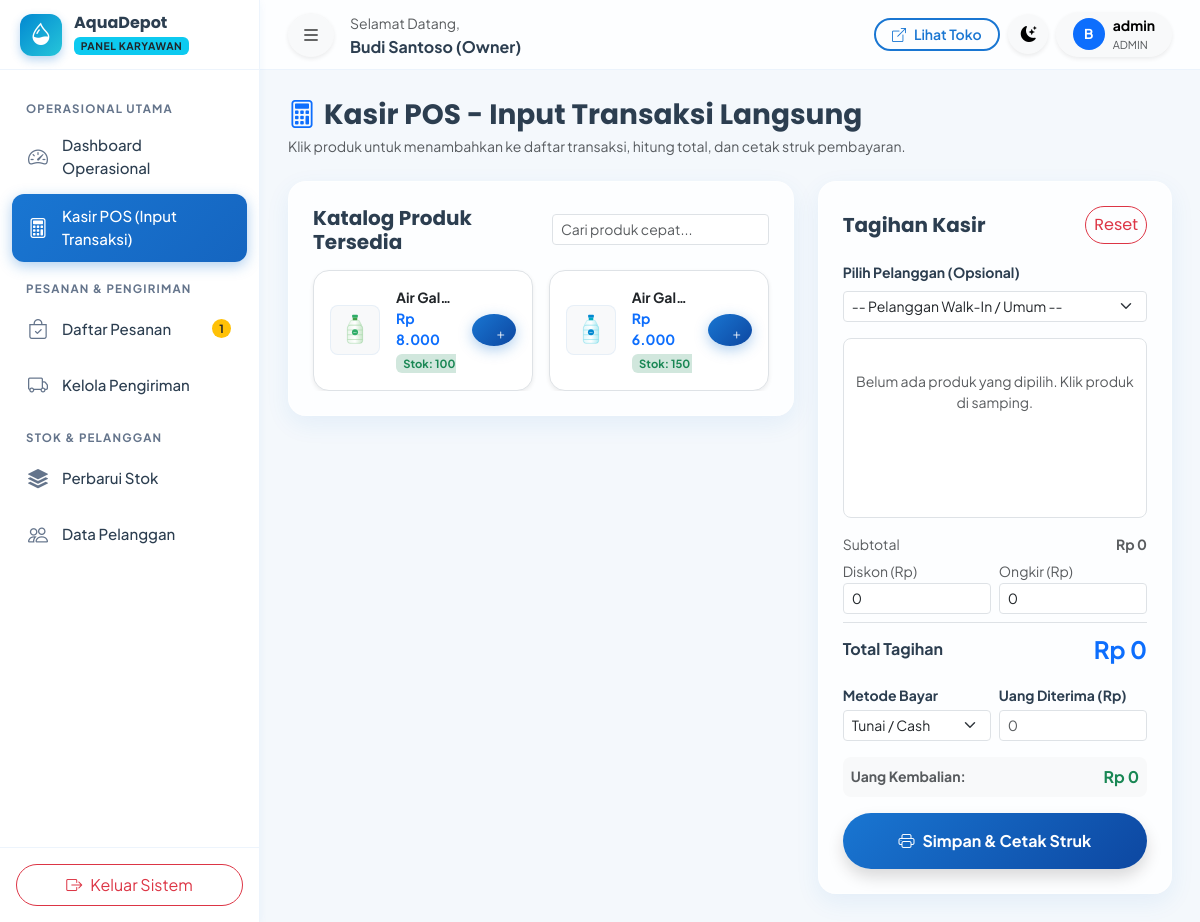
Screenshot of /karyawan/kasir.php (signed in) with the database file from the repository.
### tables this page shows
CREATE TABLE `pengaturan` (
  `id` INT AUTO_INCREMENT PRIMARY KEY,
  `nama_depot` VARCHAR(100) NOT NULL DEFAULT 'AquaDepot',
  `slogan` VARCHAR(255) DEFAULT 'Air Minum Bersih, Sehat, dan Higienis untuk Keluarga Anda',
  `alamat` TEXT NOT NULL,
  `no_telepon` VARCHAR(20) DEFAULT '081234567890',
  `no_whatsapp` VARCHAR(20) DEFAULT '6281234567890',
  `email` VARCHAR(100) DEFAULT 'info@aquadepot.id',
  `jam_operasional` VARCHAR(100) DEFAULT 'Senin - Minggu: 07.00 - 20.00 WIB',
  `ongkos_kirim_default` DECIMAL(12,2) DEFAULT 3000.00,
  `rekening_bank` TEXT DEFAULT 'Bank BCA: 123-456-7890 a.n. AquaDepot\nBank Mandiri: 987-654-3210 a.n. AquaDepot',
  `maps_embed` TEXT DEFAULT '<iframe src=\"https://maps.google.com/maps?q=Jl.+Ki+Penjawi+12-10,+Sidorejo+Lor,+Kec.+Sidorejo,+Kota+Salatiga,+Jawa+Tengah+50714&t=&z=15&ie=UTF8&iwloc=&output=embed\" width=\"100%\" height=\"350\" style=\"border:0;\" allowfullscreen=\"\" loading=\"lazy\"></iframe>',
  `logo` VARCHAR(255) DEFAULT 'logo.png',
  `updated_at` DATETIME DEFAULT CURRENT_TIMESTAMP ON UPDATE CURRENT_TIMESTAMP
);

CREATE TABLE `produk` (
  `id` INT AUTO_INCREMENT PRIMARY KEY,
  `kategori_id` INT NOT NULL,
  `kode_produk` VARCHAR(30) NOT NULL UNIQUE,
  `nama_produk` VARCHAR(150) NOT NULL,
  `deskripsi` TEXT NULL,
  `harga_modal` DECIMAL(12,2) NOT NULL DEFAULT 0.00,
  `harga_jual` DECIMAL(12,2) NOT NULL,
  `satuan` VARCHAR(20) NOT NULL DEFAULT 'Galon (19L)',
  `gambar` VARCHAR(255) DEFAULT 'default_product.png',
  `is_featured` TINYINT(1) NOT NULL DEFAULT 1,
  `status` ENUM('tersedia', 'habis', 'nonaktif') NOT NULL DEFAULT 'tersedia',
  `created_at` DATETIME DEFAULT CURRENT_TIMESTAMP,
  `updated_at` DATETIME DEFAULT CURRENT_TIMESTAMP ON UPDATE CURRENT_TIMESTAMP,
  CONSTRAINT `fk_produk_kategori` FOREIGN KEY (`kategori_id`) REFERENCES `kategori` (`id`) ON UPDATE CASCADE
);

CREATE TABLE `stok` (
  `id` INT AUTO_INCREMENT PRIMARY KEY,
  `produk_id` INT NOT NULL UNIQUE,
  `stok_tersedia` INT NOT NULL DEFAULT 0,
  `stok_minimum` INT NOT NULL DEFAULT 10,
  `updated_at` DATETIME DEFAULT CURRENT_TIMESTAMP ON UPDATE CURRENT_TIMESTAMP,
  CONSTRAINT `fk_stok_produk` FOREIGN KEY (`produk_id`) REFERENCES `produk` (`id`) ON DELETE CASCADE ON UPDATE CASCADE
);

### config/config.php (called while the page is built, shortened)
<?php
function base_url($path = '') {
    $path = ltrim($path, '/');
    return BASE_URL . ($path ? '/' . $path : '');
}
function url($path = '') {
    return base_url($path);
}
function asset($path = '') {
    return base_url('assets/' . ltrim($path, '/'));
}
function product_image($imageName) {
    if (!empty($imageName)) {
        $uploadPath = __DIR__ . '/../assets/uploads/products/' . $imageName;
        $svgName = pathinfo($imageName, PATHINFO_FILENAME) . '.svg';
        $imagePath = __DIR__ . '/../assets/images/' . $svgName;
        if (file_exists($imagePath)) {
            return asset('images/' . $svgName);
        }
    }
    return asset('images/default_product.svg');
}
function format_rupiah($angka) {
    return 'Rp ' . number_format((float)$angka, 0, ',', '.');
}
function get_pengaturan() {
    static $settings = null;
    if ($settings === null) {
        try {
            $db = Database::getConnection();
            $stmt = $db->query("SELECT * FROM pengaturan LIMIT 1");
            $settings = $stmt->fetch();
        } catch (Exception $e) {
            $settings = [
                'nama_depot' => 'AquaDepot',
                'slogan' => 'Air Bersih & Higienis',
                'alamat' => 'Jl. Ki Penjawi 12-10, Sidorejo Lor, Kec. Sidorejo, Kota Salatiga, Jawa Tengah 50714',
                'no_telepon' => '081234567890',
                'no_whatsapp' => '6281234567890',
                'email' => 'info@aquadepot.id',
                'jam_operasional' => '07.00 - 20.00 WIB',
                'ongkos_kirim_default' => 3000,
                'rekening_bank' => 'BCA: 123-456-7890 a/n AquaDepot'
            ];
        }
    }
    return $settings;
}

### karyawan/kasir.php (the view, shortened to what this page needs)
<?php
require_once __DIR__ . '/../config/config.php';
$db = Database::getConnection();
$products = $db->query("
    SELECT p.*, s.stok_tersedia, k.nama_kategori
    FROM produk p
    JOIN kategori k ON p.kategori_id = k.id
    JOIN stok s ON p.id = s.produk_id
    WHERE p.status = 'tersedia' AND s.stok_tersedia > 0
    ORDER BY p.is_featured DESC, p.nama_produk ASC
")->fetchAll();
?>
<!DOCTYPE html>
<html lang="id" data-bs-theme="light">
<head>
    <link href="https://cdn.jsdelivr.net/npm/bootstrap@5.3.3/dist/css/bootstrap.min.css" rel="stylesheet">
    <link rel="stylesheet" href="https://cdn.jsdelivr.net/npm/bootstrap-icons@1.11.3/font/bootstrap-icons.min.css">
    <link rel="stylesheet" href="https://cdn.jsdelivr.net/npm/sweetalert2@11/dist/sweetalert2.min.css">
    <link rel="stylesheet" href="<?= asset('css/style.css') ?>">
</head>
<body data-base-url="<?= base_url() ?>">
<div class="app-wrapper">
    <?php require_once __DIR__ . '/../includes/sidebar_karyawan.php'; ?>
    <div class="app-main">
        <?php require_once __DIR__ . '/../includes/topbar.php'; ?>
        <div class="app-content">
            <div class="d-flex flex-wrap justify-content-between align-items-center gap-3 mb-4">
                <div>
                    <h3 class="fw-bold mb-1"><i class="bi bi-calculator me-2 text-primary"></i>Kasir POS - Input Transaksi Langsung</h3>
                    <p class="text-muted small mb-0">Klik produk untuk menambahkan ke daftar transaksi, hitung total, dan cetak struk pembayaran.</p>
                </div>
            </div>
            <form method="POST" action="" id="posForm">
                <div class="row g-4">
                    <div class="col-lg-7">
                        <div class="glass-card p-4 mb-4">
                            <div class="d-flex justify-content-between align-items-center mb-3">
                                <h5 class="fw-bold mb-0">Katalog Produk Tersedia</h5>
                                <input type="text" id="posSearch" class="form-control form-control-sm w-50" placeholder="Cari produk cepat..." onkeyup="filterPosProducts()">
                            </div>
                            <div class="row g-3" id="posProductGrid" style="max-height: 560px; overflow-y: auto;">
                                <?php foreach ($products as $p): ?>
                                    <div class="col-sm-6 pos-product-item" data-name="<?= strtolower(htmlspecialchars($p['nama_produk'])) ?>">
                                        <div class="card h-100 p-3 rounded-4 border shadow-sm cursor-pointer hover-elevate" onclick="addPosItem(<?= $p['id'] ?>, '<?= htmlspecialchars(addslashes($p['nama_produk'])) ?>', <?= $p['harga_jual'] ?>, <?= $p['stok_tersedia'] ?>)">
                                            <div class="d-flex align-items-center gap-3">
                                                <div class="rounded-3 bg-light p-2 d-flex align-items-center justify-content-center" style="width: 50px; height: 50px; border: 1px solid var(--card-border);">
                                                    <img src="<?= product_image($p['gambar']) ?>" alt="" style="max-height: 38px;">
                                                </div>
                                                <div class="overflow-hidden flex-grow-1">
                                                    <div class="fw-bold text-truncate small"><?= htmlspecialchars($p['nama_produk']) ?></div>
                                                    <div class="text-primary fw-bold small"><?= format_rupiah($p['harga_jual']) ?></div>
                                                    <small class="badge bg-success-subtle text-success" style="font-size: 0.7rem;">Stok: <?= $p['stok_tersedia'] ?></small>
                                                </div>
                                                <button type="button" class="btn btn-primary btn-sm rounded-circle" style="width: 32px; height: 32px;">
                                                    <i class="bi bi-plus"></i>
                                                </button>
                                            </div>
                                        </div>
                                    </div>
                                <?php endforeach; ?>
                            </div>
                        </div>
                    </div>
                    <div class="col-lg-5">
                        <div class="glass-card p-4 position-sticky" style="top: 90px;">
                            <h5 class="fw-bold mb-3 d-flex align-items-center justify-content-between">
                                <span>Tagihan Kasir</span>
                                <button type="button" class="btn btn-outline-danger btn-xs rounded-pill px-2" onclick="resetPosCart()">Reset</button>
                            </h5>
                            <div class="mb-3">
                                <label class="form-label small fw-bold">Pilih Pelanggan (Opsional)</label>
                                <select name="pelanggan_id" class="form-select form-select-sm">
                                    <option value="">-- Pelanggan Walk-In / Umum --</option>
                                </select>
                            </div>
                            <div class="border rounded-3 p-2 mb-3 bg-white" style="min-height: 180px; max-height: 240px; overflow-y: auto;">
                                <table class="table table-sm table-borderless mb-0 small">
                                    <tbody id="posCartBody">
                                        <tr id="emptyPosRow">
                                            <td colspan="4" class="text-center text-muted py-4">Belum ada produk yang dipilih. Klik produk di samping.</td>
                                        </tr>
                                    </tbody>
                                </table>
                            </div>
                            <div class="d-flex justify-content-between small text-muted mb-1">
                                <span>Subtotal</span>
                                <span class="fw-bold" id="displaySubtotal">Rp 0</span>
                            </div>
                            <div class="row g-2 mb-2">
                                <div class="col-6">
                                    <label class="form-label small text-muted mb-0">Diskon (Rp)</label>
                                    <input type="number" name="diskon" id="posDiskon" class="form-control form-control-sm" value="0" min="0" oninput="calculatePos()">
                                </div>
                                <div class="col-6">
                                    <label class="form-label small text-muted mb-0">Ongkir (Rp)</label>
                                    <input type="number" name="biaya_pengiriman" id="posOngkir" class="form-control form-control-sm" value="0" min="0" oninput="calculatePos()">
                                </div>
                            </div>
                            <div class="d-flex justify-content-between align-items-center border-top pt-2 mb-3">
                                <span class="fw-bold fs-6">Total Tagihan</span>
                                <span class="fw-bold fs-4 text-primary" id="displayTotal">Rp 0</span>
                            </div>
                            <div class="row g-2 mb-3">
                                <div class="col-6">
                                    <label class="form-label small fw-bold mb-1">Metode Bayar</label>
                                    <select name="metode_pembayaran" id="posMetode" class="form-select form-select-sm">
                                        <option value="tunai">Tunai / Cash</option>
                                    </select>
                                </div>
                                <div class="col-6">
                                    <label class="form-label small fw-bold mb-1">Uang Diterima (Rp)</label>
                                    <input type="number" name="jumlah_bayar" id="posBayar" class="form-control form-control-sm" min="0" placeholder="0" oninput="calculatePos()">
                                </div>
                            </div>
                            <div class="d-flex justify-content-between align-items-center mb-3 p-2 bg-light rounded-3 small">
                                <span class="fw-bold text-muted">Uang Kembalian:</span>
                                <span class="fw-bold fs-6 text-success" id="displayKembalian">Rp 0</span>
                            </div>
                            <button type="submit" class="btn btn-primary w-100 py-3 rounded-pill fw-bold fs-6 shadow">
                                <i class="bi bi-printer me-2"></i>Simpan & Cetak Struk
                            </button>
                        </div>
                    </div>
                </div>
            </form>
        </div>
    </div>
</div>
</body>
</html>

### includes/sidebar_karyawan.php
<?php
require_once __DIR__ . '/../config/config.php';
$pengaturan = get_pengaturan();
try {
    $db = Database::getConnection();
    $stmtPending = $db->query("SELECT COUNT(*) FROM pesanan WHERE status_pesanan = 'menunggu_konfirmasi'");
    $pendingOrdersCount = (int)$stmtPending->fetchColumn();
} catch (Exception $e) {
    $pendingOrdersCount = 0;
}
$currentFile = basename($_SERVER['PHP_SELF']);
?>
<aside class="app-sidebar">
    <div class="sidebar-brand">
        <div class="brand-icon" style="background: linear-gradient(135deg, #0288D1 0%, #26C6DA 100%);">
            <i class="bi bi-droplet-half"></i>
        </div>
        <div class="overflow-hidden">
            <h6 class="mb-0 fw-bold text-truncate"><?= htmlspecialchars($pengaturan['nama_depot']) ?></h6>
            <span class="badge bg-info text-dark text-uppercase" style="font-size: 0.65rem; letter-spacing: 0.5px;">Panel Karyawan</span>
        </div>
    </div>
    <div class="sidebar-menu">
        <div class="menu-title">Operasional Utama</div>
        <ul class="nav flex-column">
            <li class="nav-item">
                <a class="nav-link <?= ($currentFile == 'index.php') ? 'active' : '' ?>" href="<?= url('karyawan/index.php') ?>">
                    <i class="bi bi-speedometer2"></i>
                    <span>Dashboard Operasional</span>
                </a>
            </li>
            <li class="nav-item">
                <a class="nav-link <?= ($currentFile == 'kasir.php') ? 'active' : '' ?>" href="<?= url('karyawan/kasir.php') ?>">
                    <i class="bi bi-calculator"></i>
                    <span>Kasir POS (Input Transaksi)</span>
                </a>
            </li>
        </ul>
        <div class="menu-title">Pesanan & Pengiriman</div>
        <ul class="nav flex-column">
            <li class="nav-item">
                <a class="nav-link <?= ($currentFile == 'pesanan.php') ? 'active' : '' ?>" href="<?= url('karyawan/pesanan.php') ?>">
                    <i class="bi bi-bag-check"></i>
                    <span>Daftar Pesanan</span>
                    <?php if ($pendingOrdersCount > 0): ?>
                        <span class="badge rounded-pill bg-warning text-dark ms-auto"><?= $pendingOrdersCount ?></span>
                    <?php endif; ?>
                </a>
            </li>
            <li class="nav-item">
                <a class="nav-link <?= ($currentFile == 'pengiriman.php') ? 'active' : '' ?>" href="<?= url('karyawan/pengiriman.php') ?>">
                    <i class="bi bi-truck"></i>
                    <span>Kelola Pengiriman</span>
                </a>
            </li>
        </ul>
        <div class="menu-title">Stok & Pelanggan</div>
        <ul class="nav flex-column">
            <li class="nav-item">
                <a class="nav-link <?= ($currentFile == 'stok.php') ? 'active' : '' ?>" href="<?= url('karyawan/stok.php') ?>">
                    <i class="bi bi-stack"></i>
                    <span>Perbarui Stok</span>
                </a>
            </li>
            <li class="nav-item">
                <a class="nav-link <?= ($currentFile == 'pelanggan.php') ? 'active' : '' ?>" href="<?= url('karyawan/pelanggan.php') ?>">
                    <i class="bi bi-people"></i>
                    <span>Data Pelanggan</span>
                </a>
            </li>
        </ul>
    </div>
    <div class="p-3 border-top mt-auto" style="border-color: var(--card-border) !important;">
        <a href="<?= url('auth/logout.php') ?>" class="btn btn-outline-danger w-100 rounded-pill py-2 d-flex align-items-center justify-content-center gap-2">
            <i class="bi bi-box-arrow-right"></i>
            <span>Keluar Sistem</span>
        </a>
    </div>
</aside>

### rows the page displays
pengaturan: nama_depot "AquaDepot"
produk: gambar (picture), nama_produk "Air Gal…", harga_jual "Rp 8.000", stok.stok_tersedia "100"
produk: gambar (picture), nama_produk "Air Gal…", harga_jual "Rp 6.000", stok.stok_tersedia "150"

### other values shown
$pendingOrdersCount "1"
$user['nama_lengkap'] "Budi Santoso (Owner)"
substr($user['nama_lengkap'] ?? 'U', 0, 1) "B"
$user['username'] "admin"
$user['role_name'] "ADMIN"
